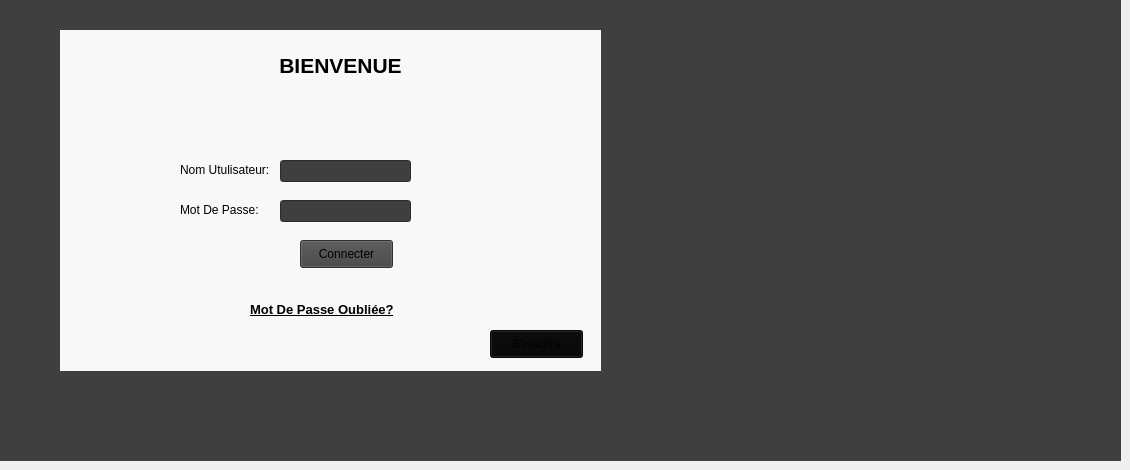
      <widget class="QWidget" name="tab_7">
       <attribute name="title">
        <string>Login</string>
       </attribute>
       <widget class="QLabel" name="label_7">
        <property name="geometry">
         <rect>
          <x>0</x>
          <y>0</y>
          <width>161</width>
          <height>371</height>
         </rect>
        </property>
        <property name="text">
         <string/>
        </property>
       </widget>
       <widget class="QLabel" name="label_21">
        <property name="geometry">
         <rect>
          <x>0</x>
          <y>0</y>
          <width>1121</width>
          <height>461</height>
         </rect>
        </property>
        <property name="styleSheet">
         <string notr="true">background-color:rgb(63, 63, 63)</string>
        </property>
        <property name="text">
         <string/>
        </property>
       </widget>
       <widget class="QLabel" name="label_13">
        <property name="geometry">
         <rect>
          <x>60</x>
          <y>30</y>
          <width>541</width>
          <height>341</height>
         </rect>
        </property>
        <property name="styleSheet">
         <string notr="true">background-color: rgb(248, 248, 248);</string>
        </property>
        <property name="text">
         <string/>
        </property>
       </widget>
       <widget class="QLabel" name="label_27">
        <property name="geometry">
         <rect>
          <x>260</x>
          <y>80</y>
          <width>151</width>
          <height>51</height>
         </rect>
        </property>
        <property name="styleSheet">
         <string notr="true">image: url(:/login1/login1.png);</string>
        </property>
        <property name="text">
         <string/>
        </property>
       </widget>
       <widget class="QLabel" name="label_28">
        <property name="geometry">
         <rect>
          <x>160</x>
          <y>200</y>
          <width>21</width>
          <height>21</height>
         </rect>
        </property>
        <property name="styleSheet">
         <string notr="true">image: url(:/mdp/mdpp.png);</string>
        </property>
        <property name="text">
         <string/>
        </property>
       </widget>
       <widget class="QLabel" name="label_29">
        <property name="geometry">
         <rect>
          <x>220</x>
          <y>40</y>
          <width>241</width>
          <height>51</height>
         </rect>
        </property>
        <property name="locale">
         <locale language="English" country="UnitedStates"/>
        </property>
        <property name="text">
         <string>&lt;html&gt;&lt;head/&gt;&lt;body&gt;&lt;p align=&quot;center&quot;&gt;&lt;span style=&quot; font-size:16pt; font-weight:600;&quot;&gt;BIENVENUE&lt;/span&gt;&lt;/p&gt;&lt;/body&gt;&lt;/html&gt;</string>
        </property>
       </widget>
       <widget class="QLabel" name="label_32">
        <property name="geometry">
         <rect>
          <x>180</x>
          <y>160</y>
          <width>101</width>
          <height>20</height>
         </rect>
        </property>
        <property name="text">
         <string>Nom Utulisateur:</string>
        </property>
       </widget>
       <widget class="QLabel" name="label_33">
        <property name="geometry">
         <rect>
          <x>160</x>
          <y>160</y>
          <width>21</width>
          <height>21</height>
         </rect>
        </property>
        <property name="styleSheet">
         <string notr="true">image: url(:/login1/login1.png);</string>
        </property>
        <property name="text">
         <string/>
        </property>
       </widget>
       <widget class="QLabel" name="label_34">
        <property name="geometry">
         <rect>
          <x>180</x>
          <y>200</y>
          <width>101</width>
          <height>20</height>
         </rect>
        </property>
        <property name="text">
         <string>Mot De Passe:</string>
        </property>
       </widget>
       <widget class="QPushButton" name="pushButton_12">
        <property name="geometry">
         <rect>
          <x>300</x>
          <y>240</y>
          <width>93</width>
          <height>28</height>
         </rect>
        </property>
        <property name="styleSheet">
         <string notr="true">
background-color: rgb(67, 67, 67);</string>
        </property>
        <property name="text">
         <string>Connecter</string>
        </property>
       </widget>
       <widget class="QLabel" name="label_35">
        <property name="geometry">
         <rect>
          <x>250</x>
          <y>300</y>
          <width>201</width>
          <height>20</height>
         </rect>
        </property>
        <property name="text">
         <string>&lt;html&gt;&lt;head/&gt;&lt;body&gt;&lt;p&gt;&lt;span style=&quot; font-size:10pt; font-weight:600; text-decoration: underline;&quot;&gt;Mot De Passe Oubliée?&lt;/span&gt;&lt;/p&gt;&lt;/body&gt;&lt;/html&gt;</string>
        </property>
       </widget>
       <widget class="QPushButton" name="pushButton_13">
        <property name="geometry">
         <rect>
          <x>490</x>
          <y>330</y>
          <width>93</width>
          <height>28</height>
         </rect>
        </property>
        <property name="styleSheet">
         <string notr="true">background-color: rgb(8, 8, 8);</string>
        </property>
        <property name="text">
         <string>S'inscrire</string>
        </property>
       </widget>
       <widget class="QLineEdit" name="lineEdit_3">
        <property name="geometry">
         <rect>
          <x>280</x>
          <y>200</y>
          <width>131</width>
          <height>22</height>
         </rect>
        </property>
        <property name="styleSheet">
         <string notr="true">background-color: rgb(63, 63, 63);</string>
        </property>
       </widget>
       <widget class="QLineEdit" name="lineEdit_4">
        <property name="geometry">
         <rect>
          <x>280</x>
          <y>160</y>
          <width>131</width>
          <height>22</height>
         </rect>
        </property>
        <property name="styleSheet">
         <string notr="true">background-color: rgb(63, 63, 63);</string>
        </property>
       </widget>
      </widget>
